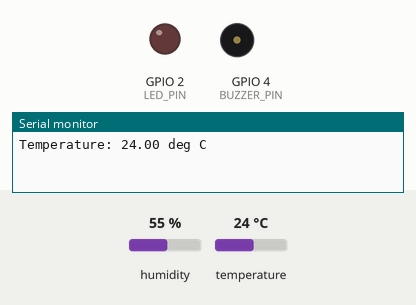
This sketch was run on a simulated ESP32. Shown: output pins drawn as LEDs (lit = HIGH), buzzer (waves = sounding), the last lines printed to the serial monitor. The inputs (shaded band) are chosen by the test bench; at power-on: humidity 55 %, temperature 24 °C. WiFi joins after 1.5 s; servers stay silent unless stated; no MQTT or app messages arrive unless stated.

Above: at 0.1 s.
At 10.1 s:
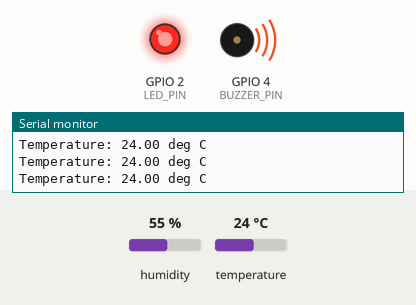
Timing chart, 0 to 11.6 s (numbered marks = the images above):
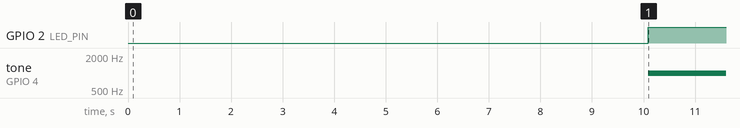

The sketch:

sketch.ino
```cpp
#include <WiFi.h>
#include <PubSubClient.h>
#include "DHT.h"

#define DHTPIN 15
#define DHTTYPE DHT22
#define LED_PIN 2
#define BUZZER_PIN 4

DHT dht(DHTPIN, DHTTYPE);

const char* ssid = "Wokwi-GUEST";
const char* password = "";
const char* mqtt_server = "broker.hivemq.com";

WiFiClient espClient;
PubSubClient client(espClient);

unsigned long highTempStartTime = 0;
bool alarmActive = false;
unsigned long lastMqttPublish = 0;

void setup() {
  Serial.begin(115200);
  pinMode(LED_PIN, OUTPUT);
  pinMode(BUZZER_PIN, OUTPUT);
  digitalWrite(LED_PIN, LOW);
  noTone(BUZZER_PIN);

  dht.begin();
  WiFi.begin(ssid, password);
  client.setServer(mqtt_server, 1883);
}

void reconnectMQTT() {
  if (!client.connected()) {
    if (client.connect("ESP32_Temp_Client")) {
      Serial.println("MQTT Connected");
    }
  }
}

void loop() {
  if (WiFi.status() == WL_CONNECTED) {
    if (!client.connected()) {
      reconnectMQTT();
    }
    client.loop();
  }

  float temp = dht.readTemperature();

  if (isnan(temp)) {
    Serial.println("Sensor Error!");
  } else {
    Serial.print("Temperature: ");
    Serial.print(temp);
    Serial.println(" deg C");

    if (temp > 8.0) {
      if (highTempStartTime == 0) {
        highTempStartTime = millis();
      } else if (millis() - highTempStartTime >= 10000) {
        alarmActive = true;
      }
    } else {
      highTempStartTime = 0;
      alarmActive = false;
    }

    if (alarmActive) {
      digitalWrite(LED_PIN, HIGH);
      tone(BUZZER_PIN, 1000);
    } else {
      digitalWrite(LED_PIN, LOW);
      noTone(BUZZER_PIN);
    }

    if (millis() - lastMqttPublish > 5000) {
      lastMqttPublish = millis();
      if (client.connected()) {
        char tempStr[8];
        dtostrf(temp, 6, 2, tempStr);
        client.publish("superhealth/room/temp", tempStr);
      }
    }
  }

  delay(1000);
}
```

Measured:
- by itself, GPIO 2 (LED_PIN): LOW → HIGH at 10.1 s
- by itself, tone on GPIO 4 (BUZZER_PIN): silent → 1000 Hz at 10.1 s
